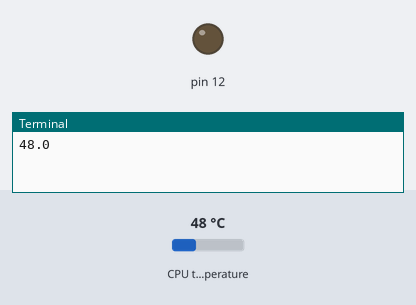
Bench run of a program on a simulated Raspberry Pi (header pin numbers). Shown: output pins drawn as LEDs (lit = HIGH), the last lines printed to the terminal. Inputs (shaded band) come from the test bench; at power-on: CPU temperature 48 °C.

Above: at 1.2 s.
1.3 s: CPU temperature set to 53 °C
11.3 s: CPU temperature set to 56 °C
At 20.9 s:
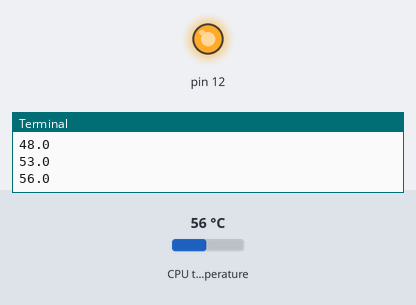
21.5 s: CPU temperature set to 50 °C
31.5 s: CPU temperature set to 47 °C
At 41.0 s:
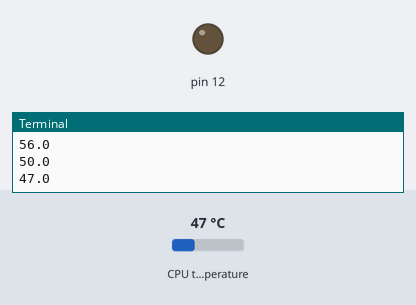
41.5 s: CPU temperature set to 58 °C
At 51.0 s:
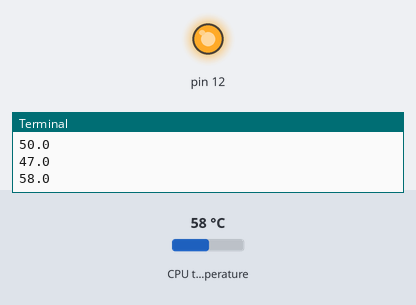
Timing chart, 0 to 52.5 s (numbered marks = the images above; inputs shaded):
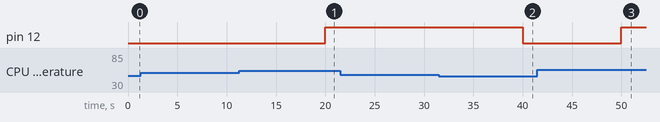

The program:

gpio.py
```python
import RPi.GPIO as GPIO  #引入函数库
import time
GPIO.setwarnings(False)
GPIO.setmode(GPIO.BOARD)  #设置引脚编号规则
GPIO.setup(12, GPIO.OUT)    #将12号引脚设置成输出模式
#pwm=GPIO.PWM(12, 2)
while True:
 # 获取CPU温度
    tmpFile = open( '/sys/class/thermal/thermal_zone0/temp' )
    cpu_temp_raw = tmpFile.read()
    tmpFile.close()
    cpu_temp = round(float(cpu_temp_raw)/1000, 1)
    print (cpu_temp)
    #如果温度大于47`C，就启动风扇
    if cpu_temp >= 55 :
        GPIO.output(12, 1)   #将引脚的状态设置为高电平，此时LED亮了
        #time.sleep(10)
        #pwm.start(50)
    #如果温度小于42`C，就关闭风扇
    if cpu_temp <= 48 :
        GPIO.output(12, 0)
        #pwm.stop();
    time.sleep(10)
GPIO.cleanup()
```

Measured:
- the behaviour switches between 54 and 55 °C on CPU temperature (found by bisection; images 0 and 1)
- the behaviour switches between 49 and 48 °C on CPU temperature (found by bisection; images 1 and 2)
- after the input at 11.3 s, pin 12: LOW → HIGH after 8.7 s
- after the input at 31.5 s, pin 12: HIGH → LOW after 8.5 s
- after the input at 41.5 s, pin 12: LOW → HIGH after 8.5 s
